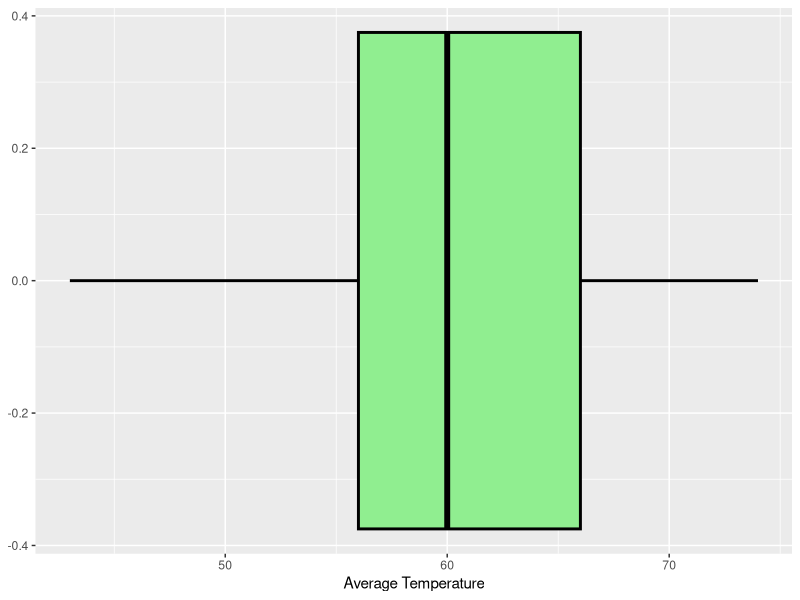
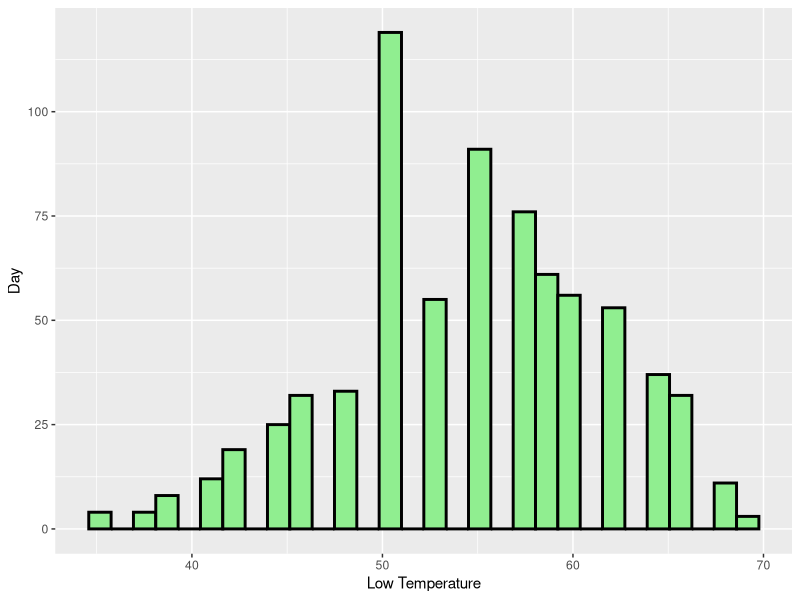

Write the R code that produced these figures, in order.
## ---- chunk 1
knitr::opts_chunk$set(echo = TRUE)
#File should be loaded to hard drive since we could not get it off. 
## ---- chunk 2


if(!require(tidyverse)) install.packages("tidyverse", repos = "http://cran.us.r-project.org")

urlfile <- "https://raw.githubusercontent.com/jash182/IS4300/main/Weather.csv"

## ---- chunk 3

# Read the data into R and name it cricketers.
#WeatherMan <- read_csv(url(urlfile))
WeatherMan <- read.csv("Weather.csv")


## ---- chunk 4


Auk <- WeatherMan %>% filter(city == "Auckland")
Auk_plot <- Auk %>% ggplot

Auk_plot + geom_boxplot(aes(avg_temp, fill= "blue"),fill = "light green", color = "black",size = 1, show.legend = FALSE) + labs(x = "Average Temperature")

## ---- chunk 5
Auk <- WeatherMan %>% filter(city == "Auckland")

Auk_hist <- Auk %>% ggplot()

Auk_hist + geom_histogram(aes(x= low_temp,fill =year),fill = "light green",color="black", bins = 30, size = 1, show.legend = FALSE) + labs(x = "Low Temperature" , y = "Day")

#what we are looking at

## ---- chunk 6

t.test(Auk$avg_temp)
## We produce a 95% confidence interval on Auckland NZ of 60.1 - 61.1.
